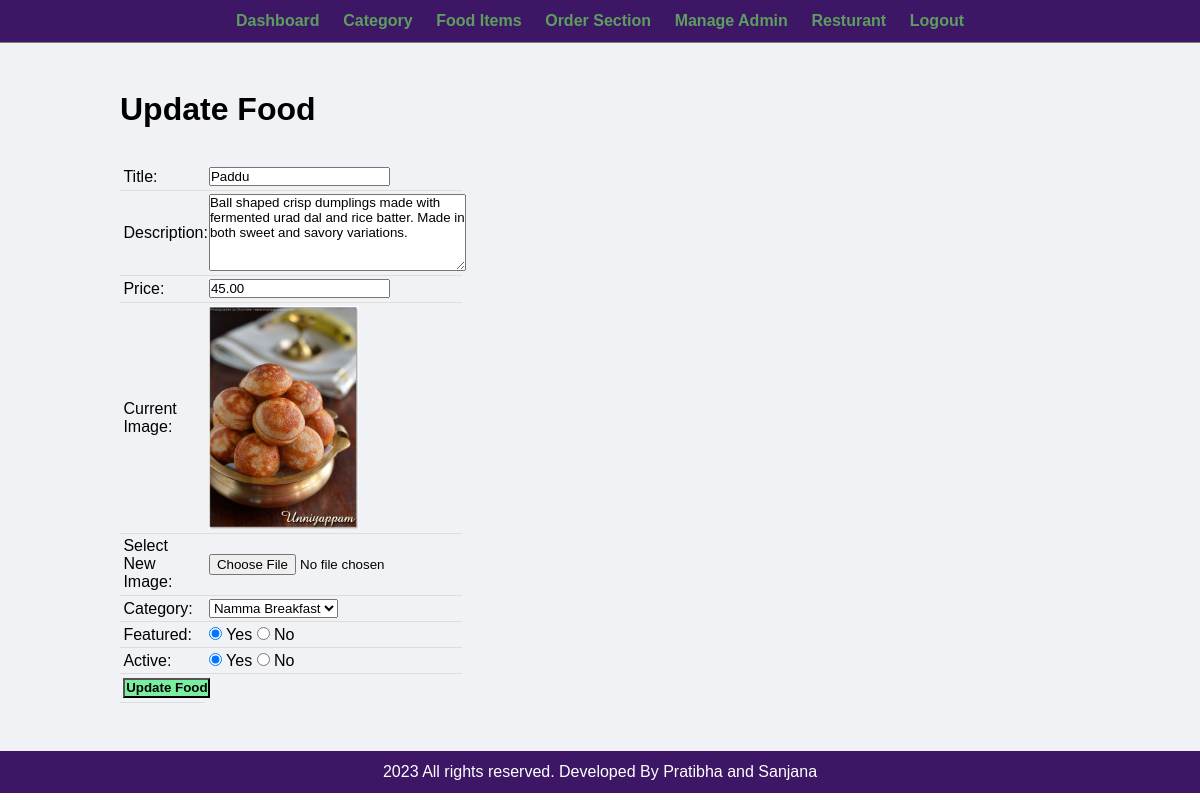
The page /admin/update-food.php?id=14 (signed in) on the database its author committed.
### tables this page shows
CREATE TABLE `tbl_food` (
  `id` int(10) UNSIGNED NOT NULL,
  `title` varchar(100) NOT NULL,
  `description` text NOT NULL,
  `price` decimal(10,2) NOT NULL,
  `image_name` varchar(255) NOT NULL,
  `category_id` int(10) UNSIGNED NOT NULL,
  `featured` varchar(10) NOT NULL,
  `active` varchar(10) NOT NULL,
  `restaurant_id` int(255) NOT NULL
);

CREATE TABLE `tbl_category` (
  `id` int(10) UNSIGNED NOT NULL,
  `title` varchar(100) NOT NULL,
  `image_name` varchar(255) NOT NULL,
  `featured` varchar(10) NOT NULL,
  `active` varchar(10) NOT NULL
);

### admin/update-food.php (the view, shortened to what this page needs)
<?php include('partials/menu.php');
ob_start(); ?>
<?php
    if(isset($_GET['id']))
    {
        $id = $_GET['id'];
        $sql2 = "SELECT * FROM tbl_food WHERE id=$id";
        $res2 = mysqli_query($conn, $sql2);
        $row2 = mysqli_fetch_assoc($res2);
        $title = $row2['title'];
        $description = $row2['description'];
        $price = $row2['price'];
        $current_image = $row2['image_name'];
        $current_category = $row2['category_id'];
        $featured = $row2['featured'];
        $active = $row2['active'];
    }
    else
    {
        header('location:'.SITEURL.'admin/manage-food.php');
    }
?>
<div class="main-content">
    <div class="wrapper">
        <h1>Update Food</h1>
        <br><br>
        <form action="" method="POST" enctype="multipart/form-data">
        <table class="tbl-30">
            <tr>
                <td>Title: </td>
                <td>
                    <input type="text" name="title" value="<?php echo $title; ?>">
                </td>
            </tr>
            <tr>
                <td>Description: </td>
                <td>
                    <textarea name="description" cols="30" rows="5"><?php echo $description; ?></textarea>
                </td>
            </tr>
            <tr>
                <td>Price: </td>
                <td>
                    <input type="number" name="price" value="<?php echo $price; ?>">
                </td>
            </tr>
            <tr>
                <td>Current Image: </td>
                <td>
                    <?php
                        if($current_image == "")
                        {
                            echo "<div class='error'>Image not Available.</div>";
                        }
                        else
                        {
                            ?>
                            <img src="<?php echo SITEURL; ?>images/food/<?php echo $current_image; ?>" width="150px">
                            <?php
                        }
                    ?>
                </td>
            </tr>
            <tr>
                <td>Select New Image: </td>
                <td>
                    <input type="file" name="image">
                </td>
            </tr>
            <tr>
                <td>Category: </td>
                <td>
                    <select name="category">
                        <?php
                            $sql = "SELECT * FROM tbl_category WHERE active='Yes'";
                            $res = mysqli_query($conn, $sql);
                            $count = mysqli_num_rows($res);
                            if($count>0)
                            {
                                while($row=mysqli_fetch_assoc($res))
                                {
                                    $category_title = $row['title'];
                                    $category_id = $row['id'];
                                    ?>
                                    <option <?php if($current_category==$category_id){echo "selected";} ?> value="<?php echo $category_id; ?>"><?php echo $category_title; ?></option>
                                    <?php
                                }
                            }
                            else
                            {
                                echo "<option value='0'>Category Not Available.</option>";
                            }
                        ?>
                    </select>
                </td>
            </tr>
            <tr>
                <td>Featured: </td>
                <td>
                    <input <?php if($featured=="Yes") {echo "checked";} ?> type="radio" name="featured" value="Yes"> Yes
                    <input <?php if($featured=="No") {echo "checked";} ?> type="radio" name="featured" value="No"> No
                </td>
            </tr>
            <tr>
                <td>Active: </td>
                <td>
                    <input <?php if($active=="Yes") {echo "checked";} ?> type="radio" name="active" value="Yes"> Yes
                    <input <?php if($active=="No") {echo "checked";} ?> type="radio" name="active" value="No"> No
                </td>
            </tr>
            <tr>
                <td>
                    <input type="submit" name="submit" value="Update Food" class="btn-secondary">
                </td>
            </tr>
        </table>
        </form>
    </div>
</div>
<?php include('partials/footer.php'); ?>

### css/admin.css (style rules this page uses)
* { margin: 0; padding: 0; font-family: Arial, Helvetica, sans-serif; }
.wrapper { padding: 1%; width: 80%; margin: 0 auto; }
.tbl-30 { width: 30%; }
table { border-collapse: collapse; width: 100%; }
th, td { padding: 8px; text-align: left; border-bottom: 1px solid #ddd; }
table tr td { padding: 1%; }
.btn-secondary { background-color: #7bed9f; padding: 1%; color: black; text-decoration: none; font-weight: bold; }
.main-content { background-color: #f1f2f6; padding: 3% 0; }

### rows shown on the page
tbl_food: title "Paddu", description "Ball shaped crisp dumplings made with fermented urad dal and rice batter. Made in both sweet and savory variations.", price "45.00", image_name (picture), category "Namma Breakfast", featured "☑", active "☑"
